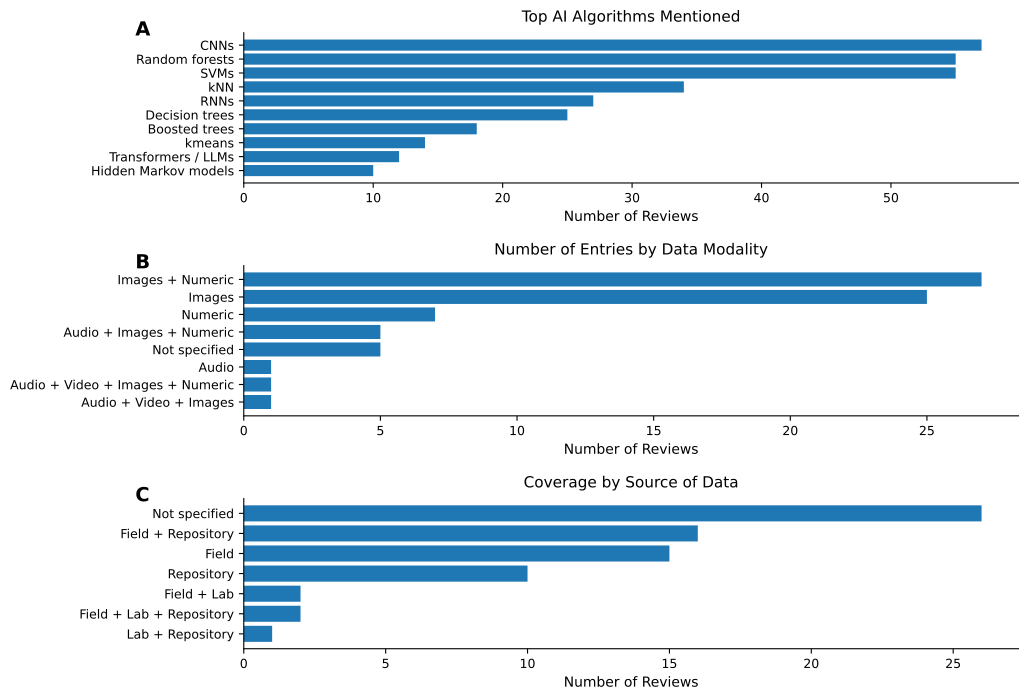

The script that drew this image:
import pandas as pd
import matplotlib.pyplot as plt
import re
from collections import Counter

# -----------------------------
# Load and deduplicate dataset
# -----------------------------
df = pd.read_excel("Copy of Systematic mapping data extraction form (Responses).xlsx")
#df = df.drop_duplicates(subset=["Study ID (format: first author_year_letterIfNeeded )"])

# -----------------------------
# Panel A: Top AI Algorithms
# -----------------------------
algo_col = "Which specific AI algorithms are mentioned?"
algos = []

for v in df[algo_col].dropna():
    for p in re.split(r",|;|/|\n", str(v).lower()):
        p = p.strip()
        if p:
            algos.append(p)

algo_col = "If other algorithm, specify:"        
for v in df[algo_col].dropna():
    for p in re.split(r",|;|/|\n", str(v).lower()):
        p = p.strip()
        if p:
            algos.append(p)

def normalize_algo(a: str):
    if "cnn" in a or "convolution" in a:
        return "CNNs"
    if "svm" in a or "support vector" in a:
        return "SVMs"
    if "random forest" in a:
        return "Random forests"
    if "rnn" in a or "recurrent" in a:
        return "RNNs"
    if "decision tree" in a:
        return "Decision trees"
    if "boost" in a:
        return "Boosted trees"
    if "transformer" in a or "llm" in a:
        return "Transformers / LLMs"
    if "knn" in a or "KNN" in a or "kNN" in a:
        return "kNN"
    if "Autoencoder" in a or "autoencoder" in a:
        return "autoencoder"
    if "kmeans" in a:
        return "kmeans"
    if "hidden markov model" in a or "Hidden markov model" in a or "Hidden Markov models" in a:
        return "Hidden Markov models"
    return None

normed_algos = [normalize_algo(a) for a in algos]
normed_algos = [a for a in normed_algos if a is not None]

algo_counts = Counter(normed_algos).most_common(10)
algo_names = [x[0] for x in algo_counts]
algo_vals = [x[1] for x in algo_counts]
print(algo_vals)

# -----------------------------
# Panel B: Coverage by Source of Data
# -----------------------------
source_col = "Source of data used in primary studies reviewed"
source_counts = df[source_col].value_counts()

source_label_map = {
    "Field-collected": "Field",
    "Public repository": "Repository",
    "Field-collected, Public repository": "Field + Repository",
    "Lab-generated, Public repository": "Lab + Repository",
    "Field-collected, Lab-generated": "Field + Lab",
    "Field-collected, Lab-generated, Public repository": "Field + Lab + Repository",
    "Not specified": "Not specified",
    "Unclear": "Unclear",
}
source_counts.index = [source_label_map.get(x, x) for x in source_counts.index]
print(source_counts)

# -----------------------------
# Panel C: Number of Entries by Data Modality
# -----------------------------
modality_col = "Categories of the data used for the AI models"
mod_counts = df[modality_col].value_counts()

mod_label_map = {
    "Images": "Images",
    "Images, Numeric": "Images + Numeric",
    "Numeric": "Numeric",
    "Audio, Images, Numeric": "Audio + Images + Numeric",
    "Video, Images, Numeric": "Video + Images + Numeric",
    "Video, Images": "Video + Images",
    "Audio": "Audio",
    "Audio, Video, Images, Numeric": "Audio + Video + Images + Numeric",
    "Audio, Video, Images": "Audio + Video + Images",
}
mod_counts.index = [mod_label_map.get(x, x) for x in mod_counts.index]
print(mod_counts)

# -----------------------------
# Figure styling improvements
# -----------------------------
plt.rcParams.update({
    "font.family": "DejaVu Sans",
    "font.size": 10,
    "axes.titlesize": 11,
    "axes.labelsize": 10,
    "xtick.labelsize": 9,
    "ytick.labelsize": 9,
    "pdf.fonttype": 42,   # Better text handling in PDFs
    "ps.fonttype": 42,
})

fig, axes = plt.subplots(
    3, 1,
    figsize=(10, 8),
    gridspec_kw={"wspace": 0.45, "hspace": 0.55}
)

# Common axis cleanup
for ax in axes.flat:
    ax.spines["top"].set_visible(False)
    ax.spines["right"].set_visible(False)

# -----------------------------
# Panel A
# -----------------------------
#ax = axes[0, 0]
ax = axes[0]
ax.barh(algo_names, algo_vals)
ax.invert_yaxis()
ax.set_xlabel("Number of Reviews")
ax.set_title("Top AI Algorithms Mentioned", pad=8)
ax.text(
    -0.14, 1.08, "A",
    transform=ax.transAxes,
    fontsize=14,
    fontweight="bold",
    va="top",
    ha="left"
)

# -----------------------------
# Panel C
# -----------------------------
#ax = axes[2, 0]
ax = axes[2]
ax.barh(source_counts.index.astype(str), source_counts.values)
ax.invert_yaxis()
ax.set_xlabel("Number of Reviews")
ax.set_title("Coverage by Source of Data", pad=8)
ax.text(
    -0.14, 1.08, "C",
    transform=ax.transAxes,
    fontsize=14,
    fontweight="bold",
    va="top",
    ha="left"
)

# -----------------------------
# Panel B
# -----------------------------
#ax = axes[1, 0]
ax = axes[1]
ax.barh(mod_counts.index.astype(str), mod_counts.values)
ax.invert_yaxis()
ax.set_xlabel("Number of Reviews")
ax.set_title("Number of Entries by Data Modality", pad=8)
ax.text(
    -0.14, 1.08, "B",
    transform=ax.transAxes,
    fontsize=14,
    fontweight="bold",
    va="top",
    ha="left"
)

# -----------------------------
# Empty panel D for balance
# -----------------------------
#axes[1, 1].axis("off")

# -----------------------------
# Save outputs
# -----------------------------
plt.savefig("AI_Ecology_Review_Figure_Panels_Improved.pdf", bbox_inches="tight")
plt.savefig("AI_Ecology_Review_Figure_Panels_Improved.png", dpi=600, bbox_inches="tight")

plt.show()
